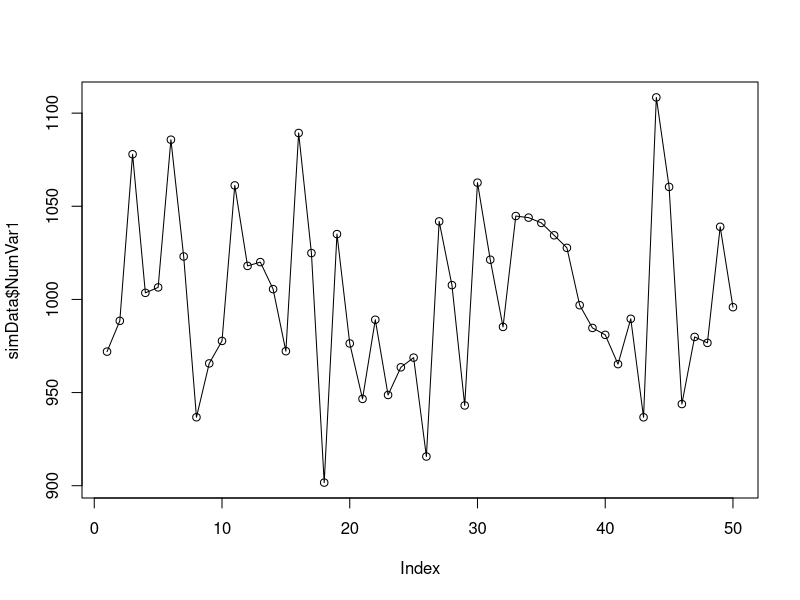
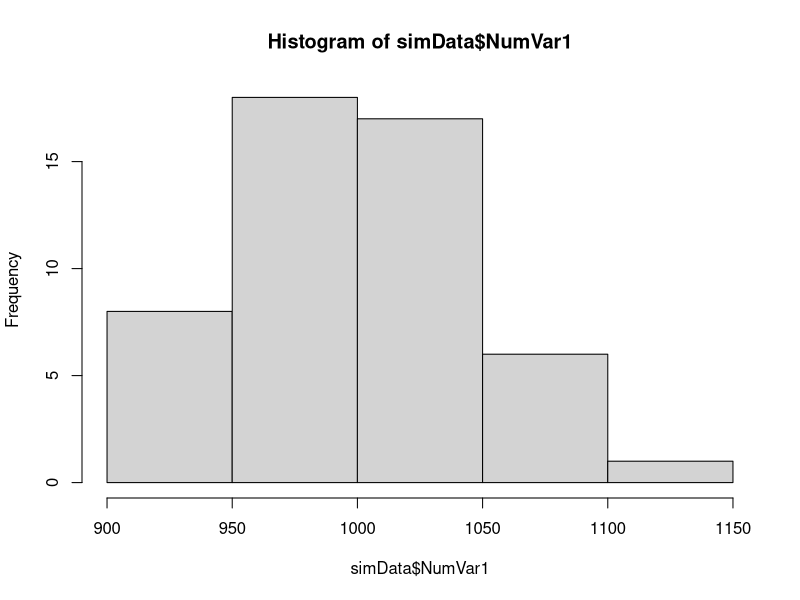
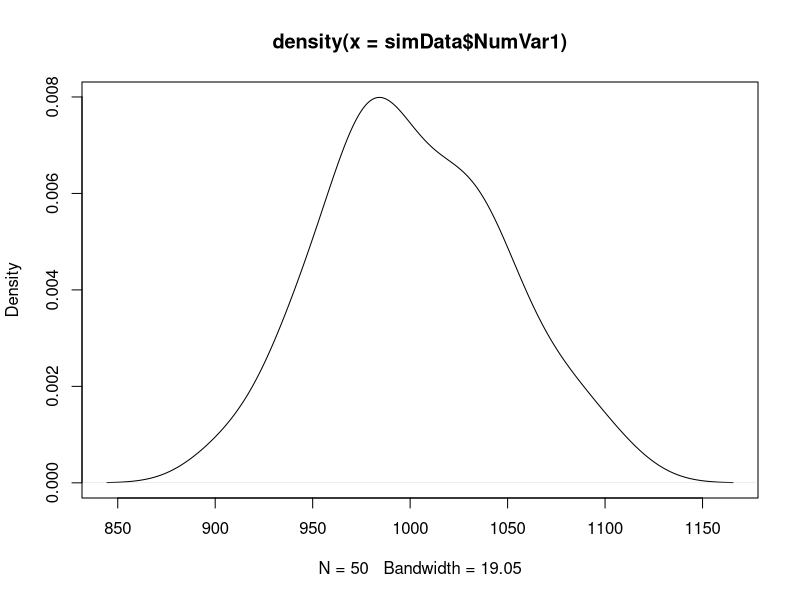
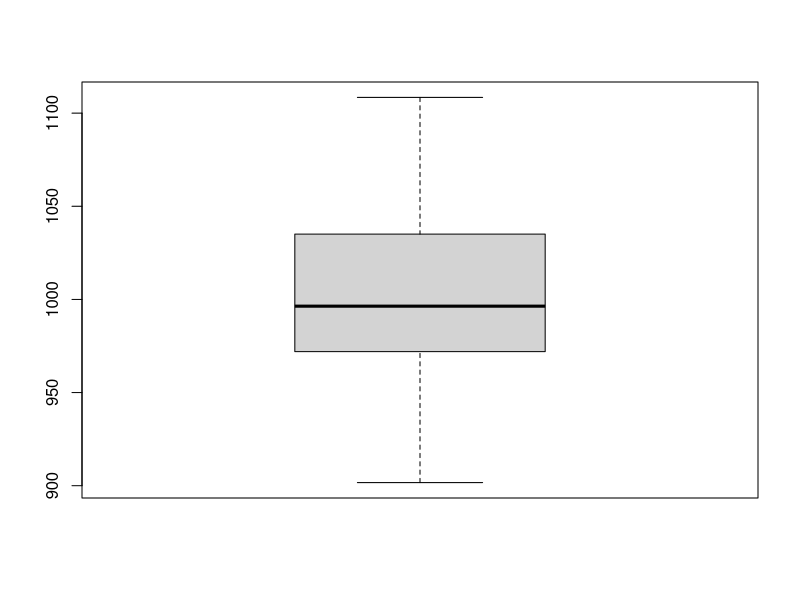
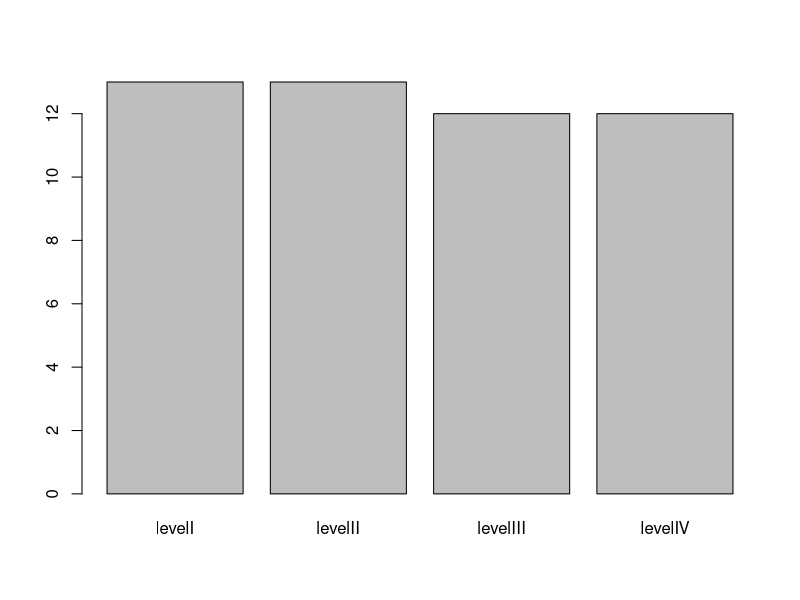
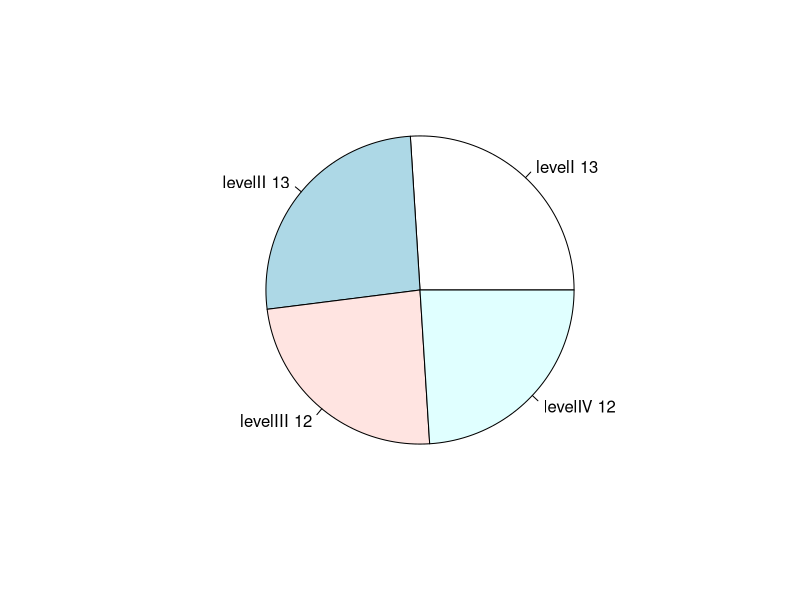
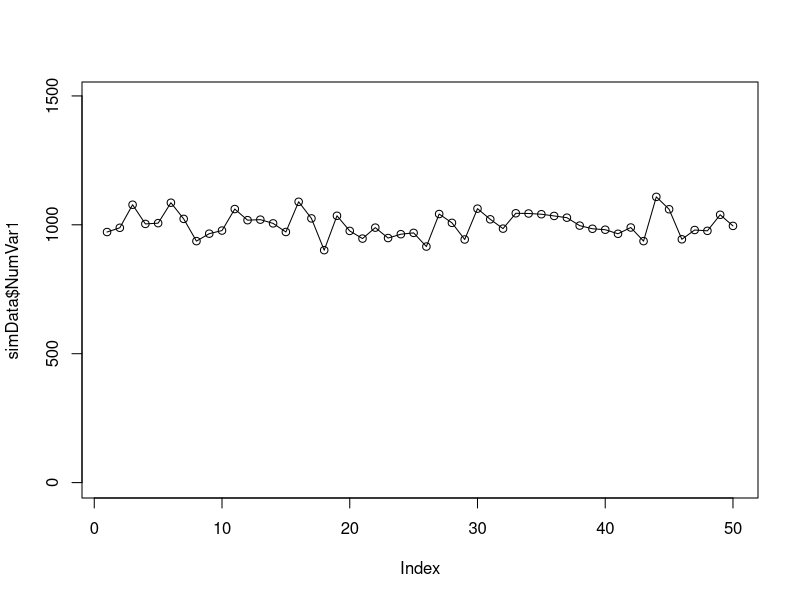
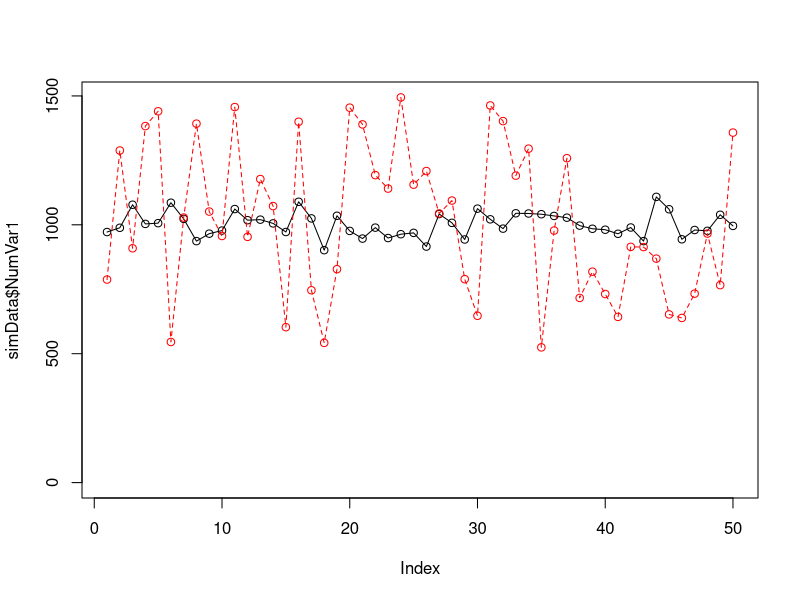

Recreate these plots in R, in order.
## ---- chunk 1
FacVar1=as.factor(rep(c("level1","level2"),25))
FacVar2=as.factor(rep(c("levelA","levelB","levelC"),17)[-51])
FacVar3=as.factor(rep(c("levelI","levelII","levelIII","levelIV"),13)[-c(51:52)])
## ---- chunk 2
set.seed(123)
NumVar1=round(rnorm(n=50,mean=1000,sd=50),digits=2) ## Normal distribution
set.seed(123)
NumVar2=round(runif(n=50,min=500,max=1500),digits=2) ## Uniform distribution
set.seed(123)
NumVar3=round(rexp(n=50,rate=.001)) ## Exponential distribution
NumVar4=2001:2050

simData=data.frame(FacVar1,FacVar2,FacVar3,NumVar1,NumVar2,NumVar3,NumVar4)
## ---- chunk 3
plot(simData$NumVar1,type="o") 
## ---- chunk 4
hist(simData$NumVar1) 
## ---- chunk 5
plot(density(simData$NumVar1)) ## Kernel density plot
## ---- chunk 6
boxplot(simData$NumVar1) ## box plot
## ---- chunk 7
plot(simData$FacVar3) ## bar plot
## ---- chunk 8
counts=table(simData$FacVar3) ## get counts
labs=paste(simData$FacVar3,counts)## create labels
pie(counts,labels=labs) ## plot
## ---- chunk 9
plot(simData$NumVar1,type="o",ylim=c(0,max(simData$NumVar1,simData$NumVar2)))## index plot with one variable
## ---- chunk 10
plot(simData$NumVar1,type="o",ylim=c(0,max(simData$NumVar1,simData$NumVar2)))
lines(simData$NumVar2,type="o",lty=2,col="red") ## add another variable
## ---- chunk 11
dv1=density(simData$NumVar1) 
dv2=density(simData$NumVar2)
plot(range(dv1$x, dv2$x),range(dv1$y, dv2$y), type = "n", xlab = "NumVar1(red) and NumVar2 (blue)",
     ylab = "Density")
lines(dv1, col = "red")
lines(dv2, col = "blue")
## ---- chunk 12
plot(simData$NumVar1,simData$NumVar2)
## ---- chunk 13
plot(table(simData$FacVar2,simData$FacVar3))
## ---- chunk 14
bartable=table(simData$FacVar2,simData$FacVar3) ## get the cross tab
barplot(bartable,beside=TRUE, legend=levels(unique(simData$FacVar2))) ## plot 
## ---- chunk 15
barplot(bartable, legend=levels(unique(simData$FacVar2))) ## stacked
## ---- chunk 16
barplot(prop.table(bartable,2)*100, legend=levels(unique(simData$FacVar2))) ## stacked 100%
## ---- chunk 17
## Box plots for the numeric var over the levels of the factor var
plot(simData$FacVar1,simData$NumVar1) 
## ---- chunk 18
level1=simData[simData$FacVar1=="level1",] 
level2=simData[simData$FacVar1=="level2",]

dv3=density(level1$NumVar1)
dv4=density(level2$NumVar1)

plot(range(dv3$x, dv4$x),range(dv3$y, dv4$y), type = "n", xlab = "NumVar1 at Level1 (red) and NumVar1 at Level2 (blue)",ylab = "Density")
lines(dv3, col = "red")
lines(dv4, col = "blue")
## ---- chunk 19
meanagg=aggregate(simData$NumVar1, list(simData$FacVar3), mean) #Mean of one numeric var over levels of one factor var
## ---- chunk 20
dotchart(meanagg$x,labels=meanagg$Group.1)
## ---- chunk 21
barplot(meanagg$x,names.arg=meanagg$Group.1)
## ---- chunk 22
par(mfrow=c(1,2))

bar1table=table(level1$FacVar2,level1$FacVar3)
barplot(bar1table,beside=TRUE, main="FacVar1=level1")

bar2table=table(level2$FacVar2,level2$FacVar3)
barplot(bar2table,beside=TRUE, main="FacVar1=level2", legend=levels(unique(level2$FacVar2)))
## ---- chunk 23
par(mfrow=c(1,1))
## boxplot of NumVar1 over an interaction of 6 levels of the combination of FacVar1 and FacVar2
boxplot(NumVar1~interaction(FacVar1,FacVar2),data=simData)
## ---- chunk 24
meanaggg=aggregate(simData$NumVar1, list(simData$FacVar1,simData$FacVar2), mean)
meanaggg=meanaggg[order(meanaggg$Group.1),]
meanaggg$color[meanaggg$Group.2=="levelA"] = "red"
meanaggg$color[meanaggg$Group.2=="levelB"] = "blue"
meanaggg$color[meanaggg$Group.2=="levelC"] = "darkgreen" 

dotchart(meanaggg$x,labels=meanaggg$Group.2, groups=meanaggg$Group.1,color=meanaggg$color) ## dotchart
## ---- chunk 25
interaction.plot(meanaggg$Group.2,meanaggg$Group.1,meanaggg$x,type="b", col=c(1:2),pch=c(18,24)) ## interaction plot - line plots of means
## ---- chunk 26
par(mfrow=c(1,2))

level1=meanaggg[meanaggg$Group.1=="level1",]
level2=meanaggg[meanaggg$Group.1=="level2",]

barplot(level1$x,names.arg=level1$Group.2, main="FacVar1=level1")
barplot(level2$x,names.arg=level2$Group.2, main="FacVar1=level2")
## ---- chunk 27
par(mfrow=c(1,1))
plot(simData$NumVar1,simData$NumVar2, col=simData$FacVar1)
legend("topright",levels(simData$FacVar1),fill=simData$FacVar1)
## ---- chunk 28
## NumVar4 is 2001 through 2050... possibly, a time variable - use that as the x-axis
plot(simData$NumVar4,simData$NumVar1,type="o",ylim=c(0,max(simData$NumVar1,simData$NumVar2)))## join dots with lines

lines(simData$NumVar4,simData$NumVar2,type="o",lty=2,col="red")## add another line

## Bubble plot - scatter plot of NumVar1 and NumVar2 with individual observations sized by NumVar3
# http://flowingdata.com/2010/11/23/how-to-make-bubble-charts/
radius <- sqrt( simData$NumVar3/ pi )
symbols(simData$NumVar1,simData$NumVar2,circles=radius, inches=.25,fg="white", bg="red", main="Sized by NumVar3")
## ---- chunk 29
pairs(simData[,4:7], col=simData$FacVar1)
##colored by a factor Variable
